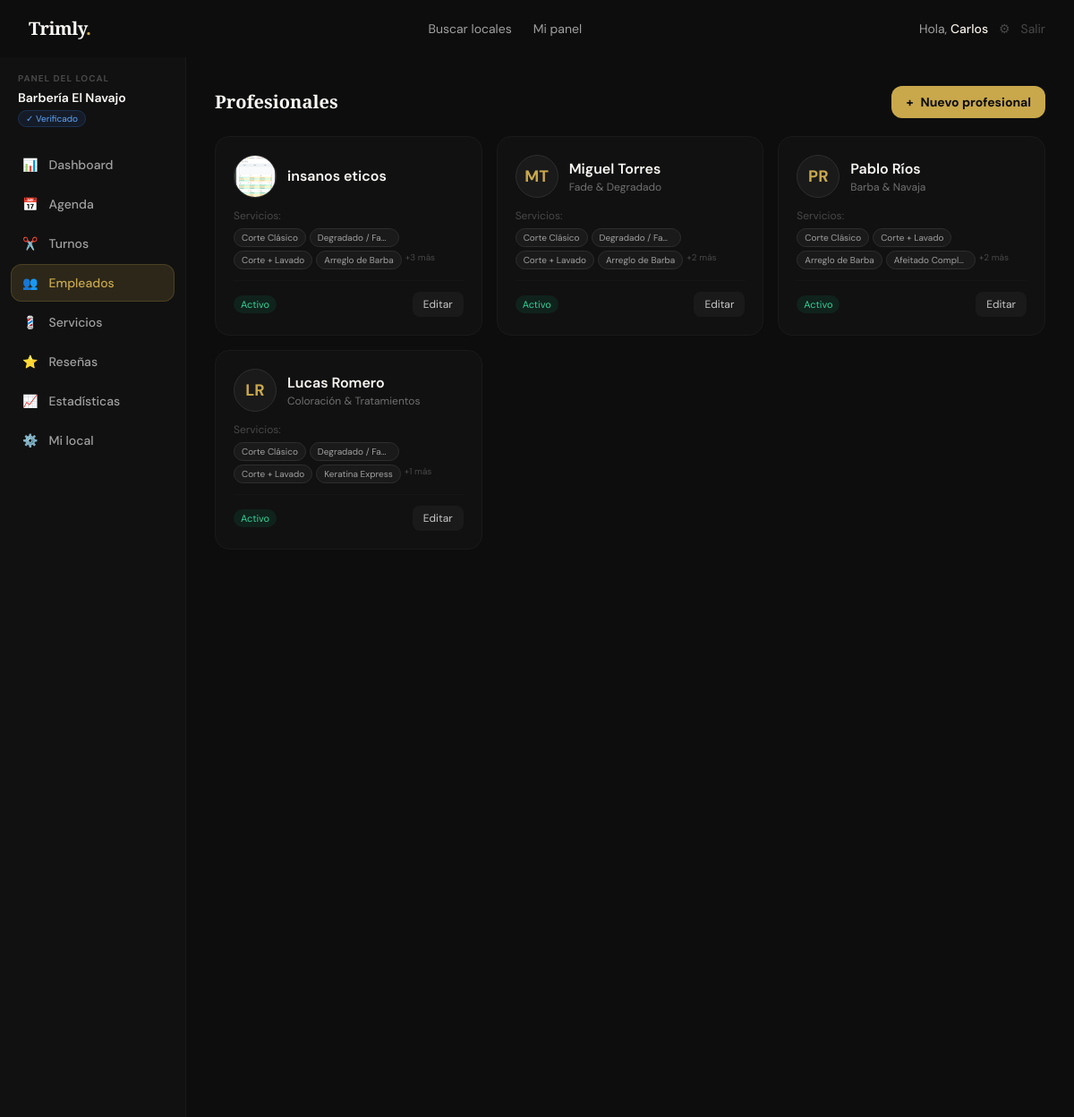
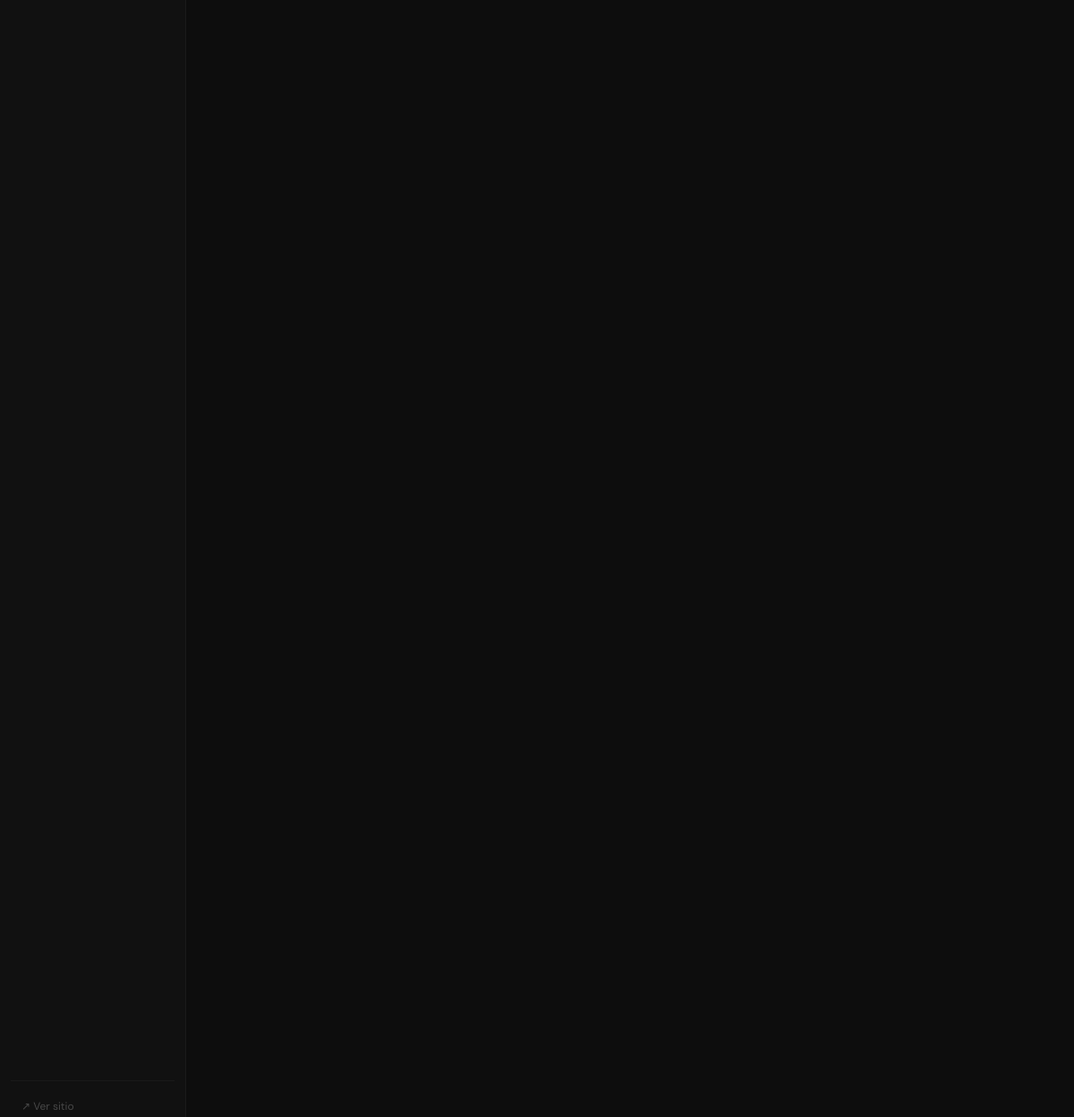
/panel/empleados (signed in), run on the app's committed database (2 pictures, top to bottom).
### tables this page shows
CREATE TABLE `shops` (
  `id` int UNSIGNED NOT NULL,
  `owner_id` int UNSIGNED NOT NULL,
  `name` varchar(120) NOT NULL,
  `slug` varchar(130) NOT NULL,
  `type` enum('barbershop','salon','mixed','nails','spa','tattoo','makeup','other') NOT NULL DEFAULT 'barbershop',
  `target_audience` enum('men','women','unisex') NOT NULL DEFAULT 'unisex',
  `description` text,
  `specialties` varchar(500) DEFAULT NULL,
  `amenities` varchar(500) DEFAULT NULL,
  `phone` varchar(30) DEFAULT NULL,
  `email` varchar(150) DEFAULT NULL,
  `website` varchar(255) DEFAULT NULL,
  `instagram` varchar(100) DEFAULT NULL,
  `facebook` varchar(100) DEFAULT NULL,
  `whatsapp` varchar(30) DEFAULT NULL,
  `logo` varchar(255) DEFAULT NULL,
  `cover_image` varchar(255) DEFAULT NULL,
  `address` varchar(255) DEFAULT NULL,
  `city` varchar(100) DEFAULT NULL,
  `province` varchar(100) DEFAULT NULL,
  `country` varchar(80) NOT NULL DEFAULT 'Argentina',
  `postal_code` varchar(20) DEFAULT NULL,
  `latitude` decimal(10,7) DEFAULT NULL,
  `longitude` decimal(10,7) DEFAULT NULL,
  `currency` char(3) NOT NULL DEFAULT 'ARS',
  `rating_avg` decimal(3,2) NOT NULL DEFAULT '0.00',
  `rating_count` int UNSIGNED NOT NULL DEFAULT '0',
  `status` enum('pending','active','suspended','closed') NOT NULL DEFAULT 'pending',
  `plan` enum('free','pro','premium') NOT NULL DEFAULT 'free',
  `plan_expires` date DEFAULT NULL,
  `verified` tinyint(1) NOT NULL DEFAULT '0',
  `featured` tinyint(1) NOT NULL DEFAULT '0',
  `views_count` int UNSIGNED NOT NULL DEFAULT '0',
  `is_shadowbanned` tinyint(1) NOT NULL DEFAULT '0',
  `suspension_reason` varchar(500) DEFAULT NULL,
  `suspension_until` datetime DEFAULT NULL,
  `ban_reason` varchar(500) DEFAULT NULL,
  `created_at` datetime NOT NULL DEFAULT CURRENT_TIMESTAMP,
  `updated_at` datetime NOT NULL DEFAULT CURRENT_TIMESTAMP ON UPDATE CURRENT_TIMESTAMP
);

CREATE TABLE `employees` (
  `id` int UNSIGNED NOT NULL,
  `shop_id` int UNSIGNED NOT NULL,
  `user_id` int UNSIGNED DEFAULT NULL,
  `name` varchar(100) NOT NULL,
  `bio` text,
  `avatar` varchar(255) DEFAULT NULL,
  `specialty` varchar(150) DEFAULT NULL,
  `instagram` varchar(100) DEFAULT NULL,
  `status` enum('active','inactive') NOT NULL DEFAULT 'active',
  `sort_order` tinyint NOT NULL DEFAULT '0',
  `created_at` datetime NOT NULL DEFAULT CURRENT_TIMESTAMP,
  `updated_at` datetime NOT NULL DEFAULT CURRENT_TIMESTAMP ON UPDATE CURRENT_TIMESTAMP
);

### app/Controllers/BaseController.php (called while the page is built, shortened)
<?php
abstract class BaseController
{
    protected function view(string $template, array $viewData = [], int $status = 200): void
    {
        require APP_PATH . '/Views/partials/layout.php';
    }
    protected function auth(): ?array
    {
        return $_SESSION['user'] ?? null;
    }
}

### app/Controllers/EmployeeController.php (called while the page is built, shortened)
<?php
class EmployeeController extends BaseController
{
    private Shop     $shopModel;
    private Employee $employeeModel;
    public function __construct()
    {
        $this->shopModel     = new Shop();
        $this->employeeModel = new Employee();
    }
    private function getOwnerShop(): array
    {
        $user = $this->auth();
        $shop = $this->shopModel->findBy('owner_id', $user['id']);
        return $shop;
    }
    public function index(): void
    {
        $shop      = $this->getOwnerShop();
        $employees = $this->employeeModel->getByShop($shop['id'], false);
        $this->view('shop_dash/employees/index', [
            'pageTitle' => 'Empleados — ' . $shop['name'],
            'shop'      => $shop,
            'employees' => $employees,
        ]);
    }
}

### index.php (called while the page is built, shortened)
<?php
$routes = require BASE_PATH . '/routes/web.php';
$method = $_SERVER['REQUEST_METHOD'];
$uri  = parse_url($_SERVER['REQUEST_URI'], PHP_URL_PATH);
$base = base_path();
$uri = rtrim($uri, '/') ?: '/';
$matched = null; $params = [];
foreach ($routes as [$rMethod, $pattern, $handler, $middleware]) {
    if (strtoupper($rMethod) !== $method) continue;
    $regex = str_contains($pattern, '{any}')
        ? str_replace('{any}', '(.*)', $pattern)
        : preg_replace('/\{[^}]+\}/', '([^/]+)', $pattern);
    $regex = '#^' . $regex . '$#u';
    if (preg_match($regex, $uri, $matches)) {
        preg_match_all('/\{([^}]+)\}/', $pattern, $paramNames);
        array_shift($matches);
        $params  = !empty($paramNames[1]) ? array_combine($paramNames[1], $matches) : [];
        $matched = [$handler, $middleware, $params];
        break;
    }
}
[$handler, $middleware, $params] = $matched;
[$controllerName, $actionName] = explode('@', $handler);
$controller = new $controllerClass();
$controller->$actionName(...array_values($params));

### config/database.php (called while the page is built)
<?php
return [
    'driver'   => 'mysql',
    'host'     => getenv('DB_HOST')    ?: '127.0.0.1',
    'port'     => getenv('DB_PORT')    ?: 3306,
    'database' => getenv('DB_NAME')    ?: 'trimly',
    'username' => getenv('DB_USER')    ?: 'root',
    'password' => getenv('DB_PASS')    ?: '',
    'charset'  => 'utf8mb4',
    'options'  => [
        PDO::ATTR_ERRMODE            => PDO::ERRMODE_EXCEPTION,
        PDO::ATTR_DEFAULT_FETCH_MODE => PDO::FETCH_ASSOC,
        PDO::ATTR_EMULATE_PREPARES   => false,
        PDO::ATTR_TIMEOUT            => 5,
    ],
];

### app/Models/Database.php (called while the page is built, shortened)
<?php
class Database
{
    private static ?PDO $instance = null;
    public static function getInstance(): PDO
    {
        if (self::$instance === null) {
            $cfg = require BASE_PATH . '/config/database.php';
            $dsn = "mysql:host={$cfg['host']};port={$cfg['port']};dbname={$cfg['database']};charset={$cfg['charset']}";
            try {
                self::$instance = new PDO($dsn, $cfg['username'], $cfg['password'], $cfg['options']);
            } catch (PDOException $e) {
                error_log('Trimly DB Error: ' . $e->getMessage());
                http_response_code(500);
                echo '<!DOCTYPE html><html><head><meta charset="UTF-8"><title>Error de conexión</title>
                <style>body{background:#0d0d0d;color:#eee;font-family:sans-serif;display:flex;align-items:center;justify-content:center;min-height:100vh;margin:0;}
                .box{text-align:center;padding:40px;border:1px solid #333;border-radius:16px;max-width:500px;}
                h1{color:#C9A84C;margin-bottom:12px;}p{color:#888;margin:8px 0;font-size:14px;}
                .err{background:#1a0000;border:1px solid #5a0000;border-radius:8px;padding:12px;margin:16px 0;font-family:monospace;font-size:13px;color:#ff6b6b;text-align:left;}</style>
                </head><body><div class="box">
                <h1>⚠ Error de base de datos</h1>
                <p>No se pudo conectar a MySQL. Verificá que:</p>
                <p>• MySQL esté corriendo en Laragon (botón verde)</p>
                <p>• La base de datos <strong>trimly</strong> exista</p>
                <p>• Las credenciales en <strong>.env</strong> sean correctas</p>
                <div class="err">' . htmlspecialchars($e->getMessage()) . '</div>
                </div></body></html>';
                exit;
            }
        }
        return self::$instance;
    }
}

### app/Models/BaseModel.php (called while the page is built, shortened)
<?php
abstract class BaseModel
{
    protected PDO    $db;
    protected string $table;
    public function __construct()
    {
        $this->db = Database::getInstance();
    }
    public function findBy(string $column, mixed $value): array|false
    {
        $st = $this->db->prepare("SELECT * FROM {$this->table} WHERE `$column` = ? LIMIT 1");
        $st->execute([$value]);
        return $st->fetch();
    }
    public function raw(string $sql, array $params = []): array
    {
        $st = $this->db->prepare($sql);
        $st->execute($params);
        return $st->fetchAll();
    }
}

### app/Helpers/Helpers.php (called while the page is built, shortened)
<?php
function base_path(): string {
    static $base = null;
    if ($base === null) {
        $appUrl = rtrim(getenv('APP_URL') ?: 'http://localhost', '/');
        $parsed = parse_url($appUrl);
        $base   = rtrim($parsed['path'] ?? '', '/');
    }
    return $base;
}
function path(string $route = ''): string {
    return base_path() . '/' . ltrim($route, '/');
}
function upload_url(string $file): string {
    return path('uploads/' . ltrim($file, '/'));
}
function e(mixed $val): string {
    return htmlspecialchars((string)($val ?? ''), ENT_QUOTES | ENT_SUBSTITUTE, 'UTF-8');
}
function initials(string $name): string {
    $parts = array_filter(explode(' ', $name));
    return strtoupper(substr($parts[0] ?? '', 0, 1) . substr($parts[1] ?? '', 0, 1));
}

### app/Models/Models.php (called while the page is built, shortened)
<?php
class Employee extends BaseModel {
    public function getByShop(int $shopId, bool $activeOnly=true): array {
        $extra = $activeOnly ? 'AND e.status="active"' : '';
        return $this->raw("SELECT e.*,GROUP_CONCAT(es.service_id) AS service_ids FROM employees e LEFT JOIN employee_services es ON es.employee_id=e.id WHERE e.shop_id=? {$extra} GROUP BY e.id ORDER BY e.sort_order,e.name",[$shopId]);
    }
}

### app/Views/shop_dash/employees/index.php (the view, shortened to what this page needs)
<div class="flex min-h-screen pt-16 pb-20 lg:pb-6">
  <?php require __DIR__ . '/../partials/sidebar.php'; ?>
  <main class="flex-1 p-4 sm:p-6 lg:p-8 overflow-x-hidden min-w-0">
    <div class="flex items-center justify-between mb-5">
      <h1 class="font-display text-xl font-bold text-cream-light">Profesionales</h1>
      <a href="<?= path('/panel/empleados/nuevo') ?>"
         class="bg-gold hover:bg-gold-500 text-ink-900 font-bold px-4 py-2 rounded-xl text-sm transition-colors flex items-center gap-2">
        <span>+</span><span class="hidden sm:inline">Nuevo profesional</span>
      </a>
    </div>
    <?php if(empty($employees)): ?>
    <div class="text-center py-16 bg-ink-800 border border-ink-700 rounded-2xl">
      <div class="text-4xl mb-3">👥</div>
      <h2 class="font-semibold text-cream-light mb-2">Sin profesionales todavía</h2>
      <p class="text-sm text-ink-400 mb-5">Agregá los profesionales de tu local para que los clientes puedan elegir con quién atenderse.</p>
      <a href="<?= path('/panel/empleados/nuevo') ?>" class="bg-gold text-ink-900 font-bold px-6 py-3 rounded-xl text-sm hover:bg-gold-500 transition-colors">
        + Agregar primer profesional
      </a>
    </div>
    <?php else: ?>
    <div class="grid grid-cols-1 sm:grid-cols-2 lg:grid-cols-3 gap-4">
      <?php foreach($employees as $emp): ?>
      <div class="bg-ink-800 border border-ink-700 rounded-2xl p-5 flex flex-col">
        <div class="flex items-center gap-3 mb-3">
          <?php if(!empty($emp['avatar'])): ?>
          <img src="<?= upload_url($emp['avatar']) ?>" class="w-12 h-12 rounded-full object-cover border border-ink-600 shrink-0">
          <?php else: ?>
          <div class="w-12 h-12 rounded-full bg-ink-700 border border-ink-600 flex items-center justify-center text-lg font-bold text-gold shrink-0">
            <?= initials($emp['name']) ?>
          </div>
          <?php endif; ?>
          <div class="min-w-0">
            <p class="font-semibold text-cream-light truncate"><?= e($emp['name']) ?></p>
            <?php if($emp['specialty']): ?>
            <p class="text-xs text-ink-400 truncate"><?= e($emp['specialty']) ?></p>
            <?php endif; ?>
          </div>
        </div>
        <?php if(!empty($emp['service_ids'])): ?>
        <div class="mb-3">
          <p class="text-xs text-ink-500 mb-1.5">Servicios:</p>
          <div class="flex flex-wrap gap-1">
            <?php
            $ids = explode(',', $emp['service_ids']);
            $servNames = [];
            if(!empty($ids)) {
                $db = \App\Models\Database::getInstance();
                $in = implode(',', array_fill(0, count($ids), '?'));
                $st = $db->prepare("SELECT name FROM services WHERE id IN ({$in})");
                $st->execute($ids);
                $servNames = array_column($st->fetchAll(), 'name');
            }
            foreach(array_slice($servNames, 0, 4) as $sn):
            ?>
            <span class="text-[10px] bg-ink-700 text-ink-300 border border-ink-600 px-2 py-0.5 rounded-full truncate max-w-[100px]"><?= e($sn) ?></span>
            <?php endforeach; ?>
            <?php if(count($servNames) > 4): ?>
            <span class="text-[10px] text-ink-500">+<?= count($servNames)-4 ?> más</span>
            <?php endif; ?>
          </div>
        </div>
        <?php endif; ?>
        <div class="flex items-center justify-between mt-auto pt-3 border-t border-ink-700/50">
          <span class="text-[11px] px-2 py-0.5 rounded-full <?=$emp['status']==='active'?'bg-emerald-500/10 text-emerald-400':'bg-ink-700 text-ink-500'?>">
            <?= $emp['status']==='active'?'Activo':'Inactivo' ?>
          </span>
          <a href="<?= path('/panel/empleados/'.$emp['id']) ?>"
             class="text-xs bg-ink-700 hover:bg-ink-600 text-ink-200 px-3 py-1.5 rounded-lg transition-colors">
            Editar
          </a>
        </div>
      </div>
      <?php endforeach; ?>
    </div>
    <?php endif; ?>
  </main>
</div>

### app/Views/shop_dash/partials/sidebar.php (shortened to what this page needs)
<?php
$cur = parse_url($_SERVER['REQUEST_URI'], PHP_URL_PATH);
$nav=[['url'=>'/panel','label'=>'Dashboard','icon'=>'📊'],['url'=>'/panel/agenda','label'=>'Agenda','icon'=>'📅'],['url'=>'/panel/turnos','label'=>'Turnos','icon'=>'✂️'],['url'=>'/panel/empleados','label'=>'Empleados','icon'=>'👥'],['url'=>'/panel/servicios','label'=>'Servicios','icon'=>'💈'],['url'=>'/panel/resenas','label'=>'Reseñas','icon'=>'⭐'],['url'=>'/panel/estadisticas','label'=>'Estadísticas','icon'=>'📈'],['url'=>'/panel/local','label'=>'Mi local','icon'=>'⚙️']];
?>
<aside class="hidden lg:flex flex-col w-52 shrink-0 bg-ink-800 border-r border-ink-700 min-h-screen pt-4 pb-6 px-3">
  <?php if(!empty($shop)): ?>
  <div class="mb-5 px-2">
    <p class="text-[10px] font-bold uppercase tracking-widest text-ink-500 mb-1">Panel del local</p>
    <p class="text-sm font-semibold text-cream-light truncate"><?= e($shop['name']) ?></p>
    <?php if($shop['status']!=='active'): ?><span class="text-[10px] bg-amber-500/10 text-amber-400 border border-amber-500/20 px-2 py-0.5 rounded-full"><?= ucfirst($shop['status']) ?></span>
    <?php elseif(!empty($shop['verified'])): ?><span class="text-[10px] bg-blue-500/10 text-blue-400 border border-blue-500/20 px-2 py-0.5 rounded-full">✓ Verificado</span><?php endif; ?>
  </div>
  <?php endif; ?>
  <nav class="flex-1 space-y-0.5">
    <?php foreach($nav as $item):
      $active=$cur===$item['url']||($item['url']!=='/panel'&&str_starts_with($cur,$item['url']));
      $cls=$active?'bg-gold/15 text-gold border border-gold/20':'text-ink-300 hover:bg-ink-700 hover:text-cream-light border border-transparent';
    ?>
    <a href="<?= path($item['url']) ?>" class="flex items-center gap-3 px-3 py-2.5 rounded-xl text-sm font-medium transition-all <?= $cls ?>">
      <span><?= $item['icon'] ?></span><span><?= $item['label'] ?></span>
    </a>
    <?php endforeach; ?>
  </nav>
  <div class="border-t border-ink-700 pt-3 mt-3 space-y-1">
    <a href="<?= path('/') ?>"       class="flex items-center gap-2 px-3 py-2 text-xs text-ink-500 hover:text-gold rounded-lg transition-colors">↗ Ver sitio</a>
  </div>
</aside>

### data on the page
shops: name "Barbería El Navajo"
employees: avatar (picture), name "insanos eticos", sn "Corte Clásico", sn "Degradado / Fade", sn "Corte + Lavado", sn "Arreglo de Barba", count($servNames)-4 "3", status "Activo"
employees: name "MT", name "Miguel Torres", specialty "Fade & Degradado", sn "Corte Clásico", sn "Degradado / Fade", sn "Corte + Lavado", sn "Arreglo de Barba", count($servNames)-4 "2", status "Activo"
employees: name "PR", name "Pablo Ríos", specialty "Barba & Navaja", sn "Corte Clásico", sn "Corte + Lavado", sn "Arreglo de Barba", sn "Afeitado Compl…", count($servNames)-4 "2", status "Activo"
employees: name "LR", name "Lucas Romero", specialty "Coloración & Tratamientos", sn "Corte Clásico", sn "Degradado / Fade", sn "Corte + Lavado", sn "Keratina Express", count($servNames)-4 "1", status "Activo"

### other printed values
explode(' ',$user['name'])[0] "Carlos"
$item['icon'] "📊"
$item['label'] "Dashboard"
$item['icon'] "📅"
$item['label'] "Agenda"
$item['icon'] "✂️"
$item['label'] "Turnos"
$item['icon'] "👥"
$item['label'] "Empleados"
$item['icon'] "💈"
$item['label'] "Servicios"
$item['icon'] "⭐"
$item['label'] "Reseñas"
$item['icon'] "📈"
$item['label'] "Estadísticas"
